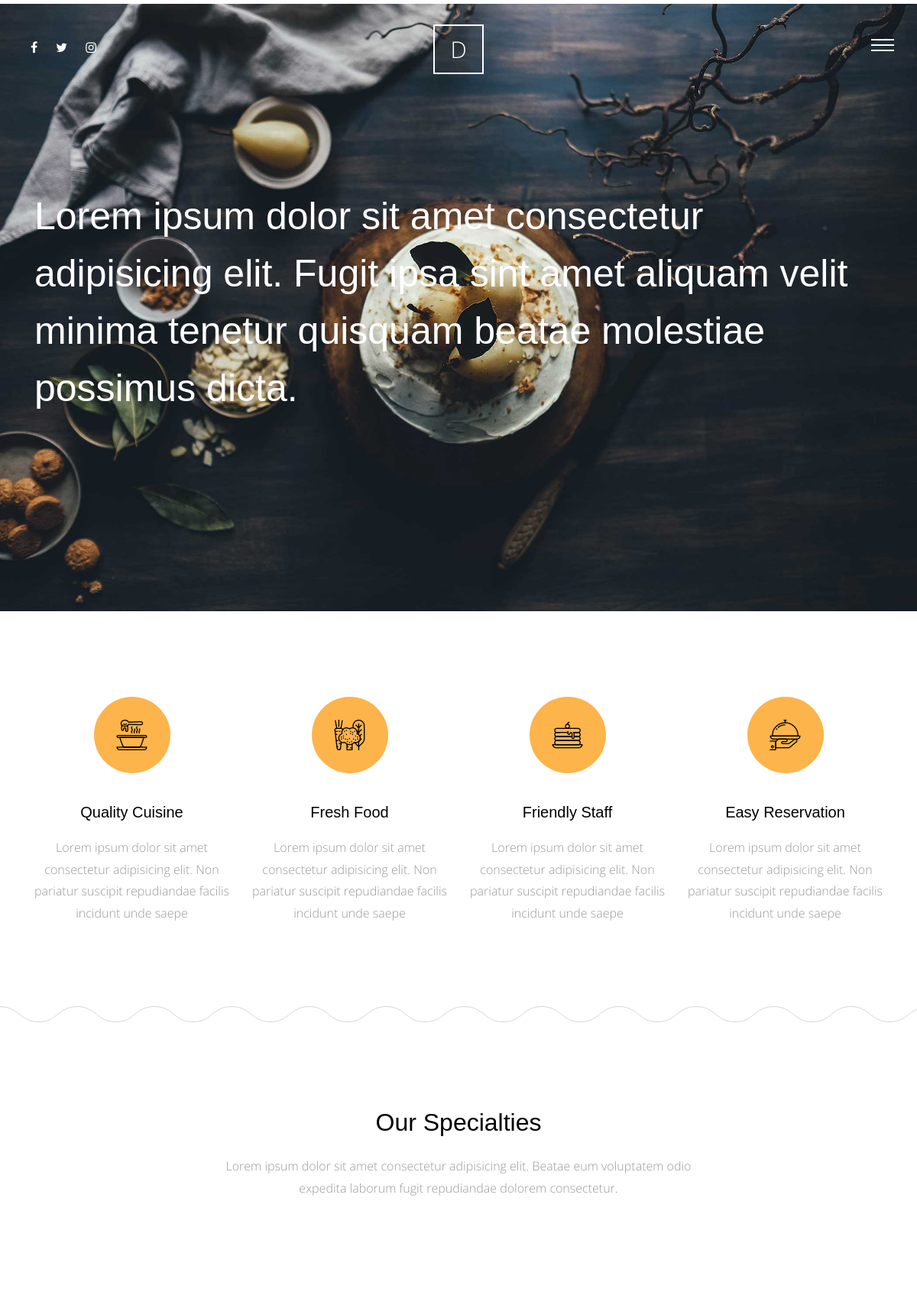
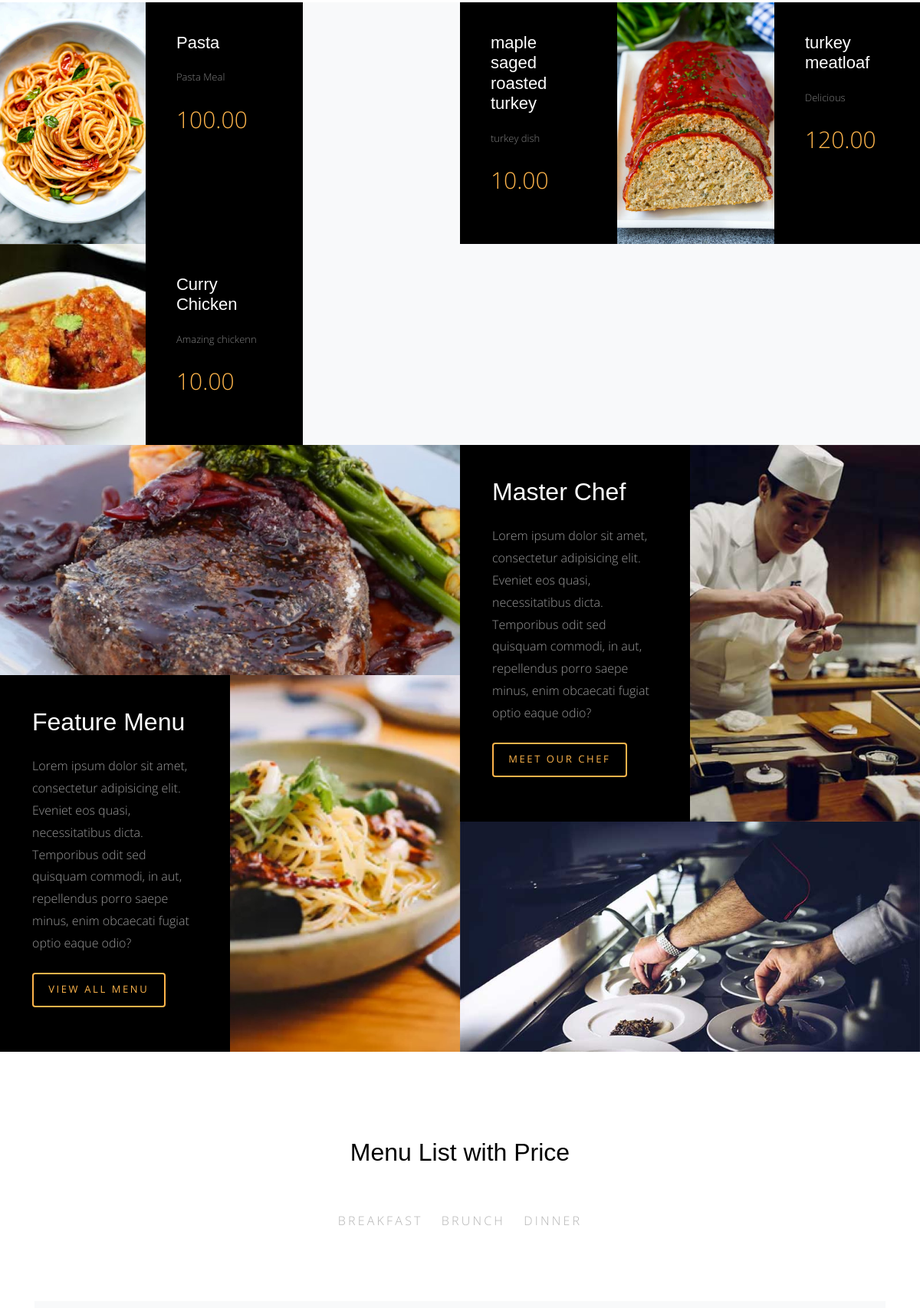
The page / (upper part) on the database its author committed (2 pictures, top to bottom).
### meals/models.py (models this page shows, shortened)
class Meal(models.Model):
    name = models.CharField(max_length=50)
    description = models.TextField(max_length=500)
    category = models.ForeignKey('Categorie',on_delete= models.SET_NULL,null=True)
    people = models.IntegerField()
    price = models.DecimalField(max_digits=5,decimal_places=2)
    preparation_time = models.IntegerField()
    image = models.ImageField(upload_to='meals/')
    slug = models.SlugField(blank=True,null = True)

class Categorie(models.Model):
    name = models.CharField(max_length=30)
    def __str__(self):
        return self.name

### home/views.py (the view)
# urls.py: path('',views.home,name='home'),
def home(request):
    meals = Meal.objects.all()
    categories = Categorie.objects.all()
    posts = Post.objects.all()
    last_post = Post.objects.last()
    aboutus = WhyChooseUs.objects.all()
    context={
    'meals':meals,
    'categories':categories,
    'posts':posts,
    'last_post':last_post,
    'aboutus':aboutus
    }
    return render(request,'home/index.html',context)

### home/templates/home/index.html (shortened to what this page needs)
{% extends 'base.html' %}
{% load static %}
{% block body %}
      <div class="main-wrap">
        <div class="cover_1">
          <div class="img_bg" style="background-image: url({% static 'site_static/img/slider-1.jpg'%});" data-stellar-background-ratio="0.5">
            <div class="container">
              <div class="row align-items-center">
                <div class="col-md-12" data-aos="fade-up">
                  <h2 class="heading">Lorem ipsum dolor sit amet consectetur adipisicing elit. Fugit ipsa sint amet aliquam velit minima tenetur quisquam beatae molestiae possimus dicta.</h2>
                </div>
              </div>
            </div>
          </div>
        </div>
        <div class="section services-section">
          <div class="container">
            <div class="row">
              <div class="col-md-6 col-lg-3" data-aos="fade-up">
                <div class="media feature-icon d-block text-center">
                  <div class="icon">
                    <span class="flaticon-soup"></span>
                  </div>
                  <div class="media-body">
                    <h3>Quality Cuisine</h3>
                    <p>Lorem ipsum dolor sit amet consectetur adipisicing elit. Non pariatur suscipit repudiandae facilis incidunt unde saepe</p>
                  </div>
                </div>
              </div>
              <div class="col-md-6 col-lg-3" data-aos="fade-up" data-aos-delay="100">
                <div class="media feature-icon d-block text-center">
                  <div class="icon">
                    <span class="flaticon-vegetables"></span>
                  </div>
                  <div class="media-body">
                    <h3>Fresh Food</h3>
                    <p>Lorem ipsum dolor sit amet consectetur adipisicing elit. Non pariatur suscipit repudiandae facilis incidunt unde saepe</p>
                  </div>
                </div>
              </div>
              <div class="col-md-6 col-lg-3" data-aos="fade-up" data-aos-delay="300">
                <div class="media feature-icon d-block text-center">
                  <div class="icon">
                    <span class="flaticon-pancake"></span>
                  </div>
                  <div class="media-body">
                    <h3>Friendly Staff</h3>
                    <p>Lorem ipsum dolor sit amet consectetur adipisicing elit. Non pariatur suscipit repudiandae facilis incidunt unde saepe</p>
                  </div>
                </div>
              </div>
              <div class="col-md-6 col-lg-3" data-aos="fade-up" data-aos-delay="500">
                <div class="media feature-icon d-block text-center">
                  <div class="icon">
                    <span class="flaticon-tray"></span>
                  </div>
                  <div class="media-body">
                    <h3>Easy Reservation</h3>
                    <p>Lorem ipsum dolor sit amet consectetur adipisicing elit. Non pariatur suscipit repudiandae facilis incidunt unde saepe</p>
                  </div>
                </div>
              </div>
            </div>
          </div>
        </div>
        <div class="section">
          <div class="container">
            <div class="row justify-content-center">
              <div class="col-md-7 text-center"  data-aos="fade-up">
                <h2 class="mb-4">Our Specialties</h2>
                <p class="lead">Lorem ipsum dolor sit amet consectetur adipisicing elit. Beatae eum voluptatem odio expedita laborum fugit repudiandae dolorem consectetur.</p>
              </div>
            </div>
          </div>
        </div>
        <div class="section pt-0 pb-0">
          <div class="menus d-flex bg-light">
            {% for meal in meals %}
            <div class="d-flex item">
              <div class="image" style="background-image: url({{meal.image.url}});" data-aos="fade"></div>
              <div class="text">
                <h3>{{ meal.name  }}</h3>
                <p>{{meal.description|truncatewords:10}}</p>
                <p class="price">{{meal.price}}</p>
              </div>
            </div>
            {% endfor %}
          </div>
        </div>
        <div class="site-half-wrap d-block d-lg-flex">
          <div class="block-half" data-aos="fade">
            <div class="image-bg-fullwidth" style="background-image: url(img/img_1.jpg);"></div>
            <div class="half d-block d-lg-flex">
              <div class="text">
                <h2 class="mb-4">Feature Menu</h2>
                <p class="mb-4">Lorem ipsum dolor sit amet, consectetur adipisicing elit. Eveniet eos quasi, necessitatibus dicta. Temporibus odit sed quisquam commodi, in aut, repellendus porro saepe minus, enim obcaecati fugiat optio eaque odio?</p>
                <p><a href="#" class="btn btn-primary btn-outline-primary">View All Menu</a></p>
              </div>
              <div class="image" style="background-image: url(img/img_2.jpg);"></div>
            </div>
          </div>
          <div class="block-half"  data-aos="fade">
            <div class="half d-block d-lg-flex">
              <div class="text">
                <h2 class="mb-4">Master Chef</h2>
                <p class="mb-4">Lorem ipsum dolor sit amet, consectetur adipisicing elit. Eveniet eos quasi, necessitatibus dicta. Temporibus odit sed quisquam commodi, in aut, repellendus porro saepe minus, enim obcaecati fugiat optio eaque odio?</p><p><a href="#" class="btn btn-primary btn-outline-primary">Meet Our chef</a></p>
              </div>
              <div class="image" style="background-image: url(img/chef_1.jpg);"></div>
            </div>
            <div class="image-bg-fullwidth" style="background-image: url(img/chef_2.jpg);"></div>
          </div>
        </div>
        <div class="section">
          <div class="container">
            <div class="row justify-content-center">
              <div class="col-md-8" data-aos="fade-up">
                <h2 class="mb-5 text-center">Menu List with Price</h2>
                <ul class="nav site-tab-nav" id="pills-tab" role="tablist">
                  {% for category in categories %}
                  <li class="nav-item">
                    <a class="nav-link" id="{{ category }}-tab" data-toggle="pill" href="#{{ category }}" role="tab" aria-controls="{{ category }}" aria-selected="true">{{ category }}</a>
                  </li>
                  {% endfor %}
                </ul>
            </div
          </div>
        </div>
        <div class="section bg-light">
        </div>
      </div>
{% endblock %}

### static/site_static/css/style.css (style rules this page uses)
html { overflow-x: hidden; }
body { background: #fff; font-family: "Open Sans", cursive; font-size: 16px; line-height: 1.8; font-weight: 300; color: #999999; }
a { -webkit-transition: .3s all ease; -o-transition: .3s all ease; transition: .3s all ease; text-decoration: none; }
h1, h2, h3, h4, h5 { color: #000; font-family: "Playfair Display", Arial, sans-serif; }
.btn, .form-control { outline: none; }
.btn { font-size: 13px; text-transform: uppercase; letter-spacing: .2em; }
.btn.btn-primary { color: #fff; border-width: 2px; }
.btn.btn-outline-primary { border-width: 2px; color: #fdb44b; }
.bg-image, .half .image, .image-bg-fullwidth { background-size: cover; background-position: center center; background-repeat: no-repeat; background-attachment: scroll; }
.half .text, .half .image { width: 100%; }
@media (min-width: 992px) { .half .text, .half .image { width: 50%; } }
.half .text { padding: 7%; background: #000; }
.half .text h2 { color: #fff; }
.image-bg-fullwidth { display: block; height: 300px; }
.media h3 { font-size: 20px; margin-bottom: 10px; }
.site-tab-nav { display: block; text-align: center; margin-bottom: 80px !important; }
.site-tab-nav li { float: none; display: inline-block; *display: inline; zoom: 1; }
.site-tab-nav li a { background: none; color: #b3b3b3; font-size: 16px; text-transform: uppercase; letter-spacing: .2em; border-bottom: 2px solid transparent; padding-left: 0; padding-right: 0; margin: 0 10px; }
.site-tab-nav, .nav-pills { text-align: center; }
.services-section { background: url("../img/curve_line.svg") repeat-x bottom left; }
.lead { font-size: 16px; }
.feature-icon .icon { text-align: center; height: 100px; width: 100px; border-radius: 50%; display: inline-block; position: relative; margin-bottom: 30px; background: #fdb44b; }
.feature-icon .icon > span { color: #000; font-size: 40px; position: absolute; top: 50%; left: 50%; -webkit-transform: translate(-50%, -50%); -ms-transform: translate(-50%, -50%); transform: translate(-50%, -50%); }
.feature-icon h3 { margin-bottom: 20px; }
.section { padding: 7em 0; }
.cover_1 { position: relative; }
.cover_1 .img_bg { background-repeat: no-repeat; background-size: cover !important; background-position: center center; }
.cover_1 .img_bg, .cover_1 .img_bg > .container > .row { min-height: 700px; height: 100vh; }
.cover_1 .heading { color: white; font-weight: 300; font-size: 30px; line-height: 1.5; }
@media (min-width: 768px) { .cover_1 .heading { font-size: 50px; line-height: 1.5; } }
.menus { display: -webkit-box; display: -ms-flexbox; display: flex; -ms-flex-wrap: wrap; flex-wrap: wrap; margin-right: -15px; margin-left: -15px; }
@media (min-width: 576px) { .menus .item { -webkit-box-flex: 0; -ms-flex: 0 0 100%; flex: 0 0 100%; max-width: 100%; } }
@media (min-width: 768px) { .menus .item { -webkit-box-flex: 0; -ms-flex: 0 0 50%; flex: 0 0 50%; max-width: 50%; } }
@media (min-width: 992px) { .menus .item { -webkit-box-flex: 0; -ms-flex: 0 0 50%; flex: 0 0 50%; max-width: 50%; } }
@media (min-width: 1200px) { .menus .item { -webkit-box-flex: 0; -ms-flex: 0 0 33.33333%; flex: 0 0 33.33333%; max-width: 33.33333%; } }
.menus .item .image, .menus .item .text { width: 50%; }
.menus .item .image { background-size: cover; background-position: center center; }
.menus .item .text { padding: 40px; background: #000; }
.menus .item .text h3 { color: #fff; font-size: 22px; margin-bottom: 20px; }
.menus .item .text p { color: #fff; font-size: 13px; opacity: .5; }
.menus .item .text .price { font-size: 30px; color: #fdb44b; opacity: 1; }

### rows shown on the page
Meal: image (picture), name "Pasta", description "Pasta Meal", price "100.00"
Meal: name "maple saged roasted turkey", description "turkey dish", price "10.00"
Meal: image (picture), name "turkey meatloaf", description "Delicious", price "120.00"
Meal: image (picture), name "Curry Chicken", description "Amazing chickenn", price "10.00"
Categorie: name "BREAKFAST"
Categorie: name "BRUNCH"
Categorie: name "DINNER"
